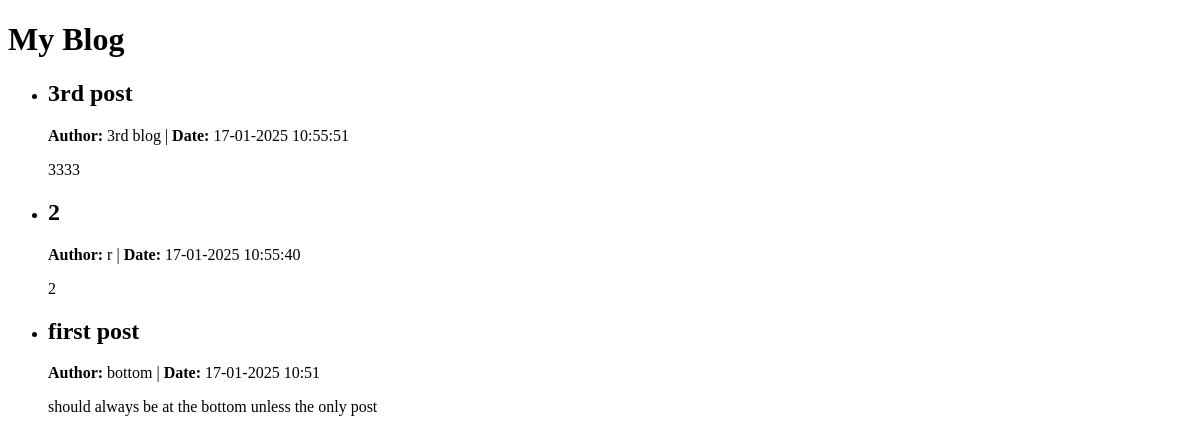
The app's page /, older data.
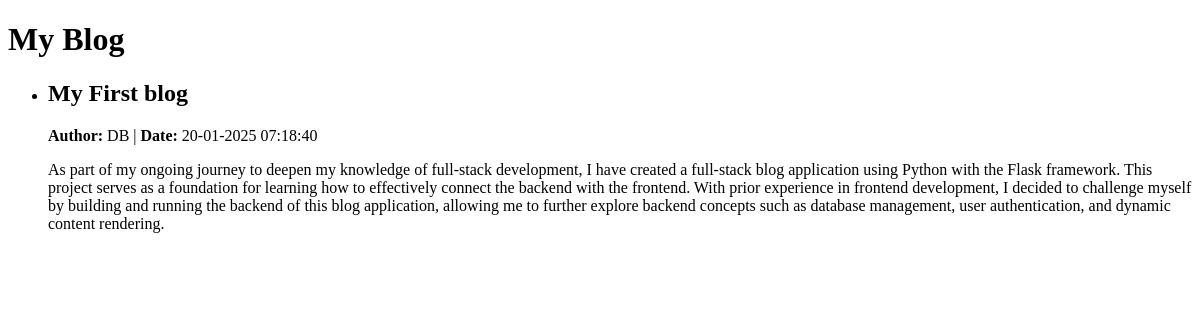
The same page, newer data.
### tables this page shows
CREATE TABLE blog_posts (
        id INTEGER PRIMARY KEY AUTOINCREMENT,
        title TEXT NOT NULL,
        author TEXT NOT NULL,
        date TEXT NOT NULL,
        content TEXT NOT NULL
    );

### app.py (the view)
@app.route("/")
def index():
    conn = get_db_connection()
    posts = conn.execute("SELECT * FROM blog_posts ORDER BY date DESC").fetchall()  # Corrected query
    conn.close()
    return render_template("index.html", posts=posts)

### app.py (called while the page is built)
def get_db_connection():
    conn = sqlite3.connect(os.path.join(os.getcwd(), 'blog.db'))  # Ensure the full path is used
    conn.row_factory = sqlite3.Row
    return conn

### templates/index.html (shortened to what this page needs)
<!DOCTYPE html>
<html lang="en">
<head>
</head>
<body>
    <h1>My Blog</h1>
    <ul>
        {% for post in posts %}
            <li>
                <h2>{{ post.title }}</h2>
                <p><strong>Author:</strong> {{ post.author }} | <strong>Date:</strong> {{ post.date }}</p>
                <p>{{ post.content }}</p>
            </li>
        {% endfor %}
    </ul>
</body>
</html>

Row changes from the older to the newer data that the page shows:
removed blog_posts: title "3rd post", author "3rd blog", date "17-01-2025 10:55:51", content "3333"
removed blog_posts: title "2", author "r", date "17-01-2025 10:55:40", content "2"
removed blog_posts: title "first post", author "bottom", date "17-01-2025 10:51", content "should always be at the bottom unless the only post"
added blog_posts: title "My First blog", author "DB", date "20-01-2025 07:18:40", content "As part of my ongoing journey to deepen my knowledge of full-stack development, I have created a full-stack blog application using Python with the Flask framework. This project serves as a foundation for learning how to effectively connect the backend with the frontend. With prior experience in frontend development, I decided to challenge myself by building and running the backend of this blog application, allowing me to further explore backend concepts such as database management, user authentication, and dynamic content rendering."
